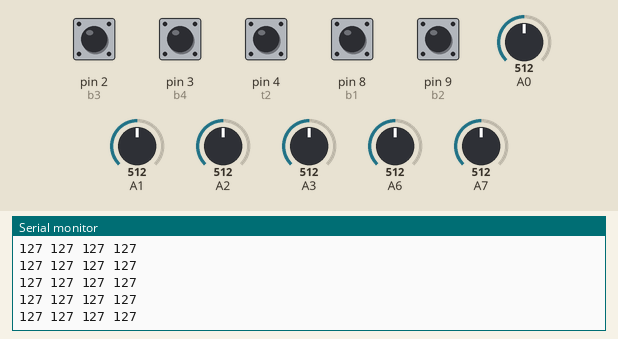
The sketch below on a simulated Arduino Nano, built with avr-gcc and run on an emulated ATmega328P. Parts: the last lines printed to the serial monitor. The test bench sets the inputs (shaded band); at power-on: pin 2 (b3), pin 3 (b4), pin 4 (t2), pin 8 (b1), pin 9 (b2) HIGH, A0 = 512, A1 = 512, A2 = 512, A3 = 512, A6 = 512, A7 = 512. No radio packets arrive unless stated.

Above: at 1.2 s.
1.3 s: A0 set to 716
At 1.35 s:
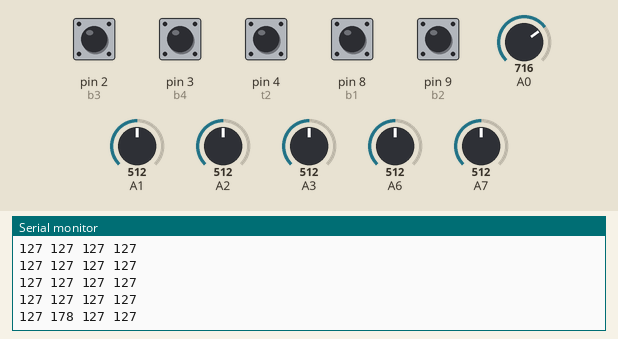
2.8 s: A1 set to 716
At 2.8 s:
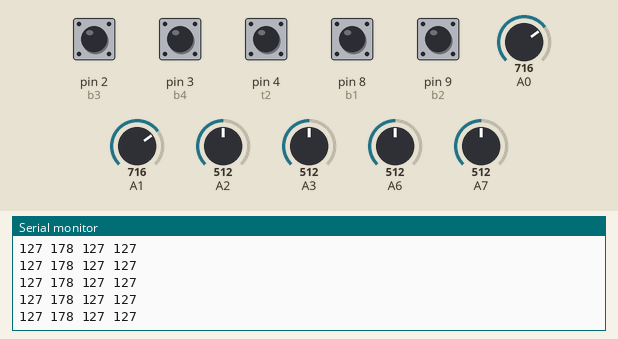
4.3 s: A2 set to 716
At 4.34 s:
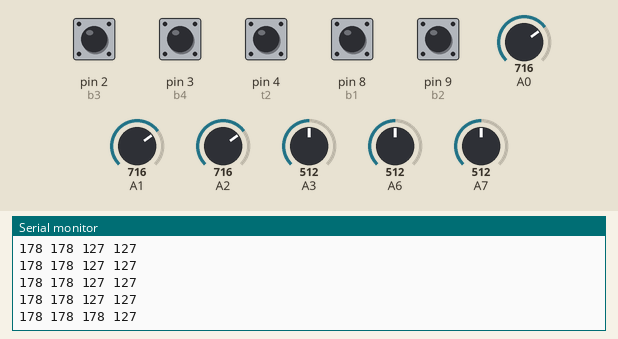
5.8 s: A3 set to 716
At 5.89 s:
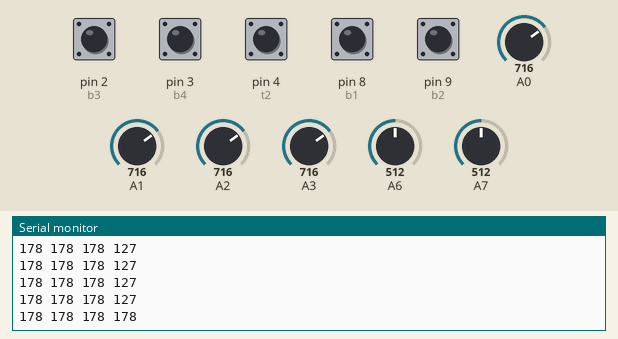
7.3 s: A0 set to 992
At 7.33 s:
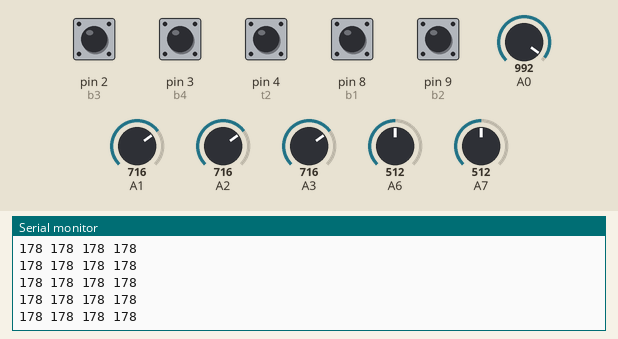
8.8 s: A1 set to 306
At 8.88 s:
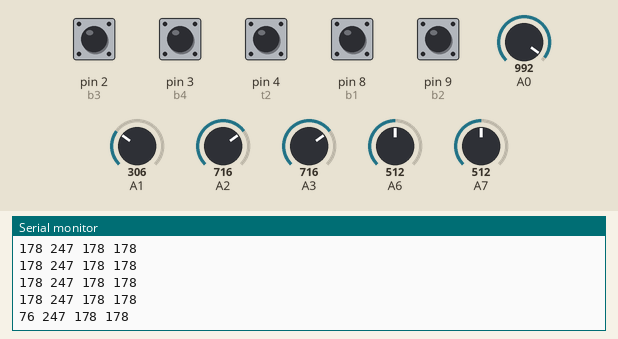
Timing chart, 0 to 11.8 s (numbered marks = the images above; inputs shaded):
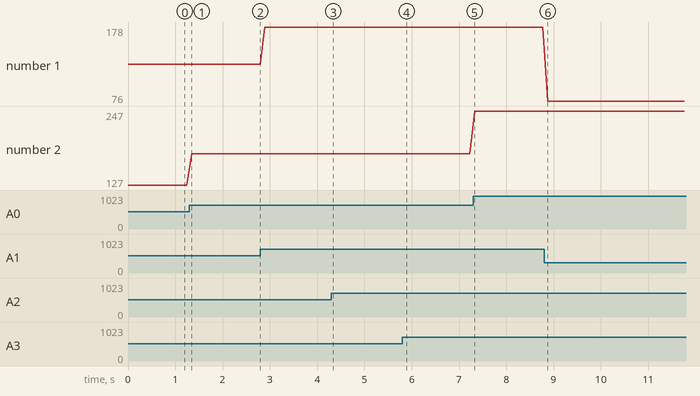

Measured:
- after the input at 1.3 s, the serial monitor: prints a new line after 0.05 s (image 1)
- after the input at 4.3 s, the serial monitor: prints a new line at once (image 3)
- after the input at 5.8 s, the serial monitor: prints a new line after 0.09 s (image 4)
- after the input at 8.8 s, the serial monitor: prints a new line after 0.08 s (image 6)
- plotted number 1: 178 → 76 after the input at 8.8 s
- plotted number 2: 127 → 178 after the input at 1.3 s, 178 → 247 after the input at 7.3 s

The sketch:

Remote.ino
```cpp
/*
        DIY Arduino based RC Transmitter
  by Dejan Nedelkovski, www.HowToMechatronics.com
  Library: TMRh20/RF24, https://github.com/tmrh20/RF24/
*/

#include <SPI.h>
#include <nRF24L01.h>
#include <RF24.h>
#include <Wire.h>


// Define the digital inputs
#define jB1 1  // Joystick button 1
#define jB2 0  // Joystick button 2
#define t1 7   // Toggle switch 1
#define t2 4   // Toggle switch 1
#define b1 8   // Button 1
#define b2 9   // Button 2
#define b3 2   // Button 3
#define b4 3   // Button 4

const int MPU = 0x68; // MPU6050 I2C address
float AccX, AccY, AccZ;
float GyroX, GyroY, GyroZ;
float accAngleX, accAngleY, gyroAngleX, gyroAngleY;
float angleX, angleY;
float AccErrorX, AccErrorY, GyroErrorX, GyroErrorY;
float elapsedTime, currentTime, previousTime;
int c = 0;


RF24 radio(5, 6);   // nRF24L01 (CE, CSN)
const byte address[6] = "00001"; // Address

// Max size of this struct is 32 bytes - NRF24L01 buffer limit
struct Data_Package {
  byte j1PotX;
  byte j1PotY;
  byte j1Button;
  byte j2PotX;
  byte j2PotY;
  byte j2Button;
  byte pot1;
  byte pot2;
  byte tSwitch1;
  byte tSwitch2;
  byte button1;
  byte button2;
  byte button3;
  byte button4;
};

Data_Package data; //Create a variable with the above structure

void setup() {
  Serial.begin(9600);

  // Initialize interface to the MPU6050


  // Define the radio communication
  radio.begin();
  radio.openWritingPipe(address);
  radio.setAutoAck(false);
  radio.setDataRate(RF24_250KBPS);
  radio.setPALevel(RF24_PA_LOW);

  // Activate the Arduino internal pull-up resistors
  pinMode(jB1, INPUT_PULLUP);
  pinMode(jB2, INPUT_PULLUP);
  pinMode(t1, INPUT_PULLUP);
  pinMode(t2, INPUT_PULLUP);
  pinMode(b1, INPUT_PULLUP);
  pinMode(b2, INPUT_PULLUP);
  pinMode(b3, INPUT_PULLUP);
  pinMode(b4, INPUT_PULLUP);

  // Set initial default values
  data.j1PotX = 127; // Values from 0 to 255. When Joystick is in resting position, the value is in the middle, or 127. We actually map the pot value from 0 to 1023 to 0 to 255 because that's one BYTE value
  data.j1PotY = 127;
  data.j2PotX = 127;
  data.j2PotY = 127;
  data.j1Button = 1;
  data.j2Button = 1;
  data.pot1 = 1;
  data.pot2 = 1;
  data.tSwitch1 = 1;
  data.tSwitch2 = 1;
  data.button1 = 1;
  data.button2 = 1;
  data.button3 = 1;
  data.button4 = 1;
}
void loop() {
  // Read all analog inputs and map them to one Byte value
  data.j1PotX = map(analogRead(A1), 0, 1023, 0, 255); // Convert the analog read value from 0 to 1023 into a BYTE value from 0 to 255
  data.j1PotY = map(analogRead(A0), 0, 1023, 0, 255);
  data.j2PotX = map(analogRead(A2), 0, 1023, 0, 255);
  data.j2PotY = map(analogRead(A3), 0, 1023, 0, 255);
  data.pot1 = map(analogRead(A7), 0, 1023, 0, 255);
  data.pot2 = map(analogRead(A6), 0, 1023, 0, 255);
  // Read all digital inputs
  data.j1Button = digitalRead(jB1);
  data.j2Button = digitalRead(jB2);
  data.tSwitch2 = digitalRead(t2);
  data.button1 = digitalRead(b1);
  data.button2 = digitalRead(b2);
  data.button3 = digitalRead(b3);
  data.button4 = digitalRead(b4);
  // If toggle switch 1 is switched on
  Serial.print(data.j1PotX);
  Serial.print(" ");
  Serial.print(data.j1PotY);
  Serial.print(" ");
  Serial.print(data.j2PotX);
  Serial.print(" ");
  Serial.print(data.j2PotY);
  Serial.println(" ");
  delay(100);
  // Send the whole data from the structure to the receiver
  radio.write(&data, sizeof(Data_Package));
}
```
